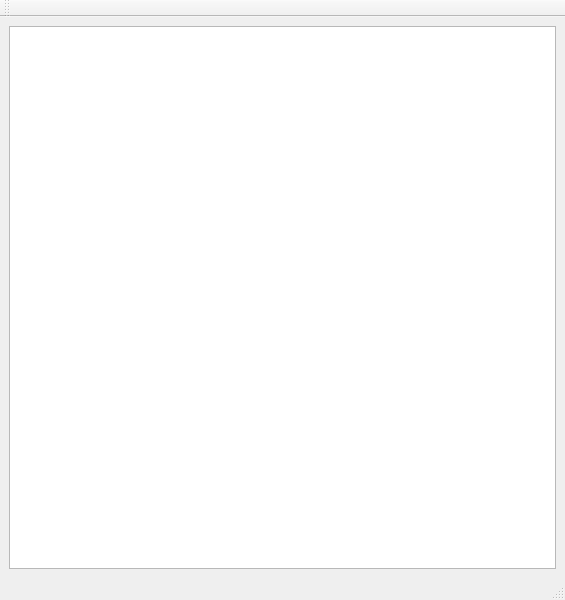
<?xml version="1.0" encoding="UTF-8"?>
<ui version="4.0">
 <class>TravelAgencyUI</class>
 <widget class="QMainWindow" name="TravelAgencyUI">
  <property name="geometry">
   <rect>
    <x>0</x>
    <y>0</y>
    <width>565</width>
    <height>600</height>
   </rect>
  </property>
  <property name="windowTitle">
   <string>TravelAgencyUI</string>
  </property>
  <widget class="QWidget" name="centralwidget">
   <layout class="QVBoxLayout" name="verticalLayout">
    <item>
     <widget class="QListWidget" name="bookingList"/>
    </item>
   </layout>
  </widget>
  <widget class="QStatusBar" name="statusbar"/>
  <widget class="QMenuBar" name="menuBar">
   <property name="geometry">
    <rect>
     <x>0</x>
     <y>0</y>
     <width>565</width>
     <height>17</height>
    </rect>
   </property>
  </widget>
  <widget class="QToolBar" name="toolBar">
   <property name="windowTitle">
    <string>toolBar</string>
   </property>
   <attribute name="toolBarArea">
    <enum>TopToolBarArea</enum>
   </attribute>
   <attribute name="toolBarBreak">
    <bool>false</bool>
   </attribute>
  </widget>
 </widget>
 <resources/>
 <connections/>
</ui>
